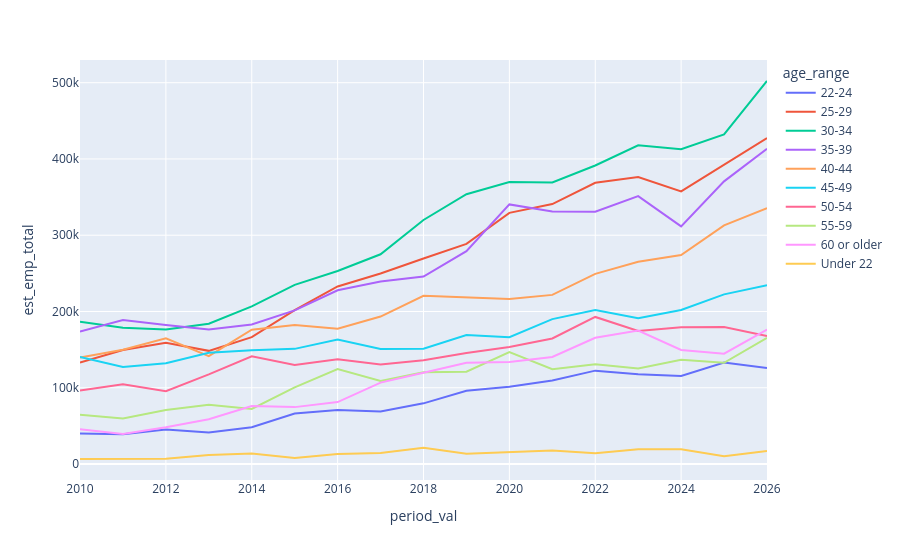

Here is the notebook cell this chart was saved with:
### Markdown cell above
Graphing software-developer employment by year and age range:

### Code cell
fig = px.line(df_full_emp_totals.query(
"(period == 'year_as_str') & (age_range != 'All') & (occ2010 == 'Software \
developers, applications and systems software')"),
x = 'period_val', y = 'est_emp_total', 
hover_data = 'Response_Count_emp_total', 
color = 'age_range')
# Ensuring that the years will be in chronological order, even if data for
# certain age ranges isn't present for all years:
# Any individual age-range value could have been used here instead of 'All';
# what's important is to show just one set of period entries so that we don't have
# duplicate entries within our sort criteria.
fig.update_xaxes(categoryorder = 'array', 
categoryarray = df_full_emp_totals.query(
"period == 'year_as_str' & age_range == 'All'").sort_values(
'period_val')['period_val'].unique())

### Figure 1 — Plotly figure (JSON) as saved in the notebook; plotly's stock layout.template omitted (floating-point values rounded to 4 significant figures)
{"data": [{"customdata": [[176], [161], [197], [184], [211], [247], [257], [270], [326], [348], [293], [343], [345], [310], [327], [304], [176]], "hovertemplate": "age_range=22-24<br>period_val=%{x}<br>est_emp_total=%{y}<br>Response_Count_emp_total=%{customdata[0]}<extra></extra>", "legendgroup": "22-24", "line": {"color": "#636efa", "dash": "solid"}, "marker": {"symbol": "circle"}, "mode": "lines", "name": "22-24", "orientation": "v", "showlegend": true, "type": "scatter", "x": [2010, 2011, 2012, 2013, 2014, 2015, 2016, 2017, 2018, 2019, 2020, 2021, 2022, 2023, 2024, 2025, 2026], "xaxis": "x", "y": [40100.0, 38960.0, 45270.0, 41260.0, 48370.0, 66140.0, 70850.0, 69020.0, 79590.0, 96070.0, 101400.0, 109500.0, 122500.0, 117600.0, 115400.0, 133200.0, 126000.0], "yaxis": "y"}, {"customdata": [[681], [703], [773], [741], [769], [782], [909], [964], [1011], [995], [987], [1068], [1124], [1088], [1078], [982], [571]], "hovertemplate": "age_range=25-29<br>period_val=%{x}<br>est_emp_total=%{y}<br>Response_Count_emp_total=%{customdata[0]}<extra></extra>", "legendgroup": "25-29", "line": {"color": "#EF553B", "dash": "solid"}, "marker": {"symbol": "circle"}, "mode": "lines", "name": "25-29", "orientation": "v", "showlegend": true, "type": "scatter", "x": [2010, 2011, 2012, 2013, 2014, 2015, 2016, 2017, 2018, 2019, 2020, 2021, 2022, 2023, 2024, 2025, 2026], "xaxis": "x", "y": [133100.0, 149500.0, 158900.0, 148400.0, 166300.0, 201700.0, 232900.0, 249800.0, 269500.0, 288700.0, 329300.0, 340800.0, 368700.0, 376300.0, 357500.0, 392400.0, 427500.0], "yaxis": "y"}, {"customdata": [[919], [912], [893], [951], [961], [999], [1094], [1109], [1200], [1247], [1138], [1168], [1243], [1321], [1241], [1049], [756]], "hovertemplate": "age_range=30-34<br>period_val=%{x}<br>est_emp_total=%{y}<br>Response_Count_emp_total=%{customdata[0]}<extra></extra>", "legendgroup": "30-34", "line": {"color": "#00cc96", "dash": "solid"}, "marker": {"symbol": "circle"}, "mode": "lines", "name": "30-34", "orientation": "v", "showlegend": true, "type": "scatter", "x": [2010, 2011, 2012, 2013, 2014, 2015, 2016, 2017, 2018, 2019, 2020, 2021, 2022, 2023, 2024, 2025, 2026], "xaxis": "x", "y": [186500.0, 178600.0, 176300.0, 183900.0, 206800.0, 234900.0, 253100.0, 275000.0, 320000.0, 353800.0, 369800.0, 369200.0, 391500.0, 417900.0, 412800.0, 432300.0, 502200.0], "yaxis": "y"}, {"customdata": [[861], [881], [900], [865], [858], [877], [992], [1031], [1015], [1044], [1127], [1114], [1089], [1107], [1024], [1019], [643]], "hovertemplate": "age_range=35-39<br>period_val=%{x}<br>est_emp_total=%{y}<br>Response_Count_emp_total=%{customdata[0]}<extra></extra>", "legendgroup": "35-39", "line": {"color": "#ab63fa", "dash": "solid"}, "marker": {"symbol": "circle"}, "mode": "lines", "name": "35-39", "orientation": "v", "showlegend": true, "type": "scatter", "x": [2010, 2011, 2012, 2013, 2014, 2015, 2016, 2017, 2018, 2019, 2020, 2021, 2022, 2023, 2024, 2025, 2026], "xaxis": "x", "y": [173600.0, 188900.0, 182400.0, 176300.0, 182900.0, 201400.0, 227900.0, 239300.0, 245800.0, 279200.0, 340400.0, 331100.0, 330800.0, 351400.0, 311500.0, 370600.0, 413300.0], "yaxis": "y"}, {"customdata": [[732], [738], [781], [704], [789], [770], [777], [798], [929], [860], [764], [827], [803], [869], [902], [835], [528]], "hovertemplate": "age_range=40-44<br>period_val=%{x}<br>est_emp_total=%{y}<br>Response_Count_emp_total=%{customdata[0]}<extra></extra>", "legendgroup": "40-44", "line": {"color": "#FFA15A", "dash": "solid"}, "marker": {"symbol": "circle"}, "mode": "lines", "name": "40-44", "orientation": "v", "showlegend": true, "type": "scatter", "x": [2010, 2011, 2012, 2013, 2014, 2015, 2016, 2017, 2018, 2019, 2020, 2021, 2022, 2023, 2024, 2025, 2026], "xaxis": "x", "y": [139800.0, 149900.0, 165000.0, 141400.0, 176100.0, 182200.0, 177300.0, 193400.0, 220600.0, 218900.0, 216500.0, 221800.0, 249400.0, 265200.0, 274100.0, 312800.0, 335600.0], "yaxis": "y"}, {"customdata": [[708], [686], [695], [727], [743], [707], [684], [642], [630], [676], [563], [659], [717], [621], [678], [602], [405]], "hovertemplate": "age_range=45-49<br>period_val=%{x}<br>est_emp_total=%{y}<br>Response_Count_emp_total=%{customdata[0]}<extra></extra>", "legendgroup": "45-49", "line": {"color": "#19d3f3", "dash": "solid"}, "marker": {"symbol": "circle"}, "mode": "lines", "name": "45-49", "orientation": "v", "showlegend": true, "type": "scatter", "x": [2010, 2011, 2012, 2013, 2014, 2015, 2016, 2017, 2018, 2019, 2020, 2021, 2022, 2023, 2024, 2025, 2026], "xaxis": "x", "y": [140400.0, 127200.0, 132100.0, 145800.0, 149300.0, 151000.0, 163100.0, 150900.0, 151200.0, 169200.0, 166400.0, 190000.0, 202100.0, 191100.0, 201900.0, 222500.0, 234500.0], "yaxis": "y"}, {"customdata": [[525], [586], [533], [620], [711], [580], [638], [585], [606], [608], [556], [578], [636], [574], [576], [480], [269]], "hovertemplate": "age_range=50-54<br>period_val=%{x}<br>est_emp_total=%{y}<br>Response_Count_emp_total=%{customdata[0]}<extra></extra>", "legendgroup": "50-54", "line": {"color": "#FF6692", "dash": "solid"}, "marker": {"symbol": "circle"}, "mode": "lines", "name": "50-54", "orientation": "v", "showlegend": true, "type": "scatter", "x": [2010, 2011, 2012, 2013, 2014, 2015, 2016, 2017, 2018, 2019, 2020, 2021, 2022, 2023, 2024, 2025, 2026], "xaxis": "x", "y": [96320.0, 104500.0, 95560.0, 117500.0, 141300.0, 130000.0, 137300.0, 130400.0, 136100.0, 145500.0, 153500.0, 164600.0, 192900.0, 174500.0, 179300.0, 179700.0, 167800.0], "yaxis": "y"}, {"customdata": [[346], [360], [378], [401], [373], [455], [521], [473], [480], [513], [554], [433], [432], [401], [457], [392], [299]], "hovertemplate": "age_range=55-59<br>period_val=%{x}<br>est_emp_total=%{y}<br>Response_Count_emp_total=%{customdata[0]}<extra></extra>", "legendgroup": "55-59", "line": {"color": "#B6E880", "dash": "solid"}, "marker": {"symbol": "circle"}, "mode": "lines", "name": "55-59", "orientation": "v", "showlegend": true, "type": "scatter", "x": [2010, 2011, 2012, 2013, 2014, 2015, 2016, 2017, 2018, 2019, 2020, 2021, 2022, 2023, 2024, 2025, 2026], "xaxis": "x", "y": [64680.0, 59750.0, 70960.0, 77680.0, 72340.0, 100500.0, 124600.0, 108800.0, 120400.0, 121200.0, 146800.0, 124300.0, 130900.0, 125200.0, 136900.0, 132700.0, 165400.0], "yaxis": "y"}, {"customdata": [[256], [231], [286], [330], [401], [393], [404], [503], [543], [558], [527], [570], [622], [648], [526], [452], [344]], "hovertemplate": "age_range=60 or older<br>period_val=%{x}<br>est_emp_total=%{y}<br>Response_Count_emp_total=%{customdata[0]}<extra></extra>", "legendgroup": "60 or older", "line": {"color": "#FF97FF", "dash": "solid"}, "marker": {"symbol": "circle"}, "mode": "lines", "name": "60 or older", "orientation": "v", "showlegend": true, "type": "scatter", "x": [2010, 2011, 2012, 2013, 2014, 2015, 2016, 2017, 2018, 2019, 2020, 2021, 2022, 2023, 2024, 2025, 2026], "xaxis": "x", "y": [45550.0, 39440.0, 48210.0, 58650.0, 76050.0, 74640.0, 81240.0, 106800.0, 119600.0, 132800.0, 133700.0, 140300.0, 165500.0, 175000.0, 149600.0, 144700.0, 176300.0], "yaxis": "y"}, {"customdata": [[28], [31], [41], [48], [56], [45], [53], [50], [78], [52], [51], [59], [38], [54], [48], [27], [25]], "hovertemplate": "age_range=Under 22<br>period_val=%{x}<br>est_emp_total=%{y}<br>Response_Count_emp_total=%{customdata[0]}<extra></extra>", "legendgroup": "Under 22", "line": {"color": "#FECB52", "dash": "solid"}, "marker": {"symbol": "circle"}, "mode": "lines", "name": "Under 22", "orientation": "v", "showlegend": true, "type": "scatter", "x": [2010, 2011, 2012, 2013, 2014, 2015, 2016, 2017, 2018, 2019, 2020, 2021, 2022, 2023, 2024, 2025, 2026], "xaxis": "x", "y": [6627.0, 6940.0, 6997.0, 11830.0, 13980.0, 8057.0, 13290.0, 14490.0, 21490.0, 13500.0, 15250.0, 17860.0, 14070.0, 19430.0, 19380.0, 10240.0, 17200.0], "yaxis": "y"}], "layout": {"legend": {"title": {"text": "age_range"}, "tracegroupgap": 0}, "margin": {"t": 60}, "xaxis": {"anchor": "y", "categoryarray": [2010, 2011, 2012, 2013, 2014, 2015, 2016, 2017, 2018, 2019, 2020, 2021, 2022, 2023, 2024, 2025, 2026], "categoryorder": "array", "domain": [0, 1], "title": {"text": "period_val"}}, "yaxis": {"anchor": "x", "domain": [0, 1], "title": {"text": "est_emp_total"}}}}
